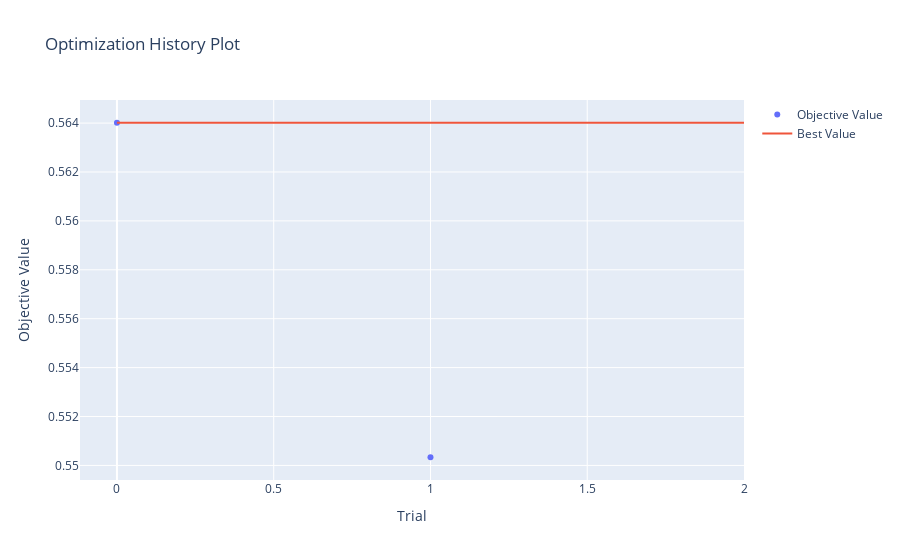
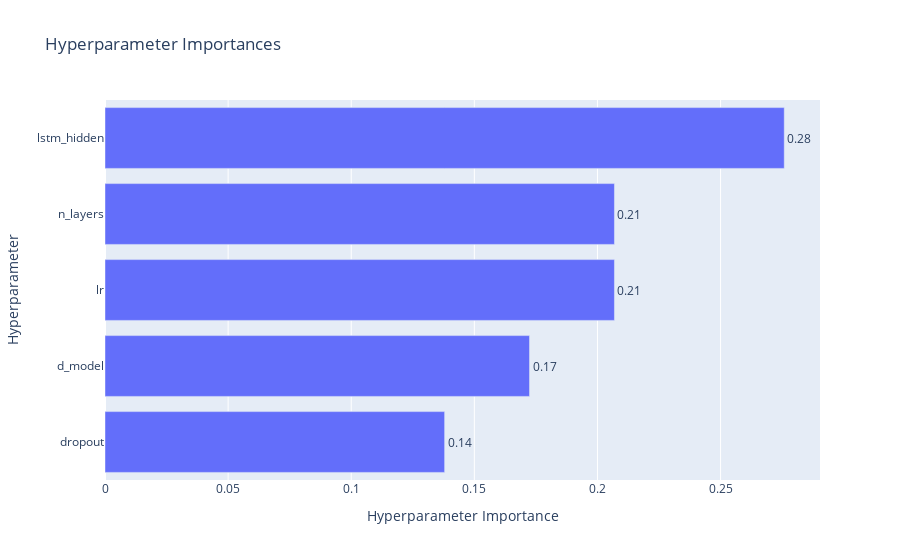
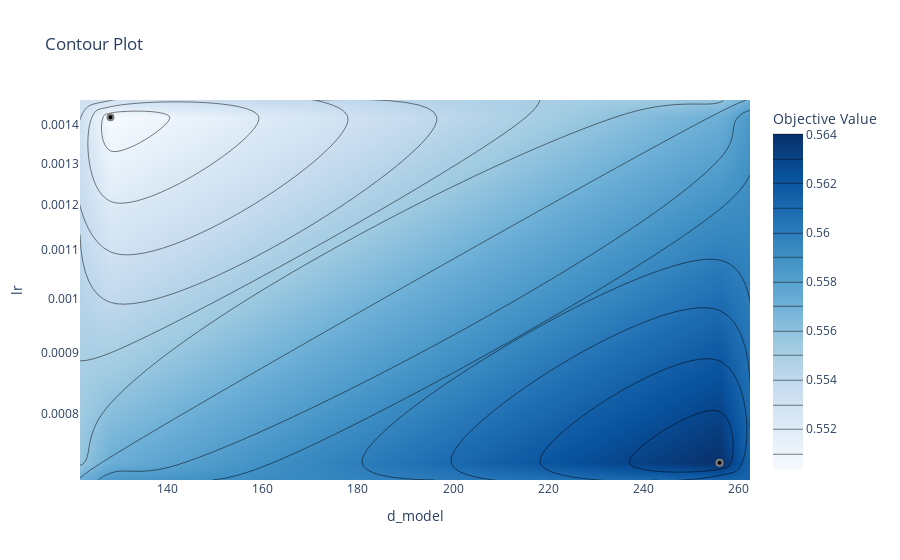

The cell these charts' notebook holds for them, in order:
### Markdown cell above
## Hyperparameter Tuning (Optuna) for Hybrid Model (Q8)

This cell uses the `Optuna` library to perform an automated hyperparameter search for the `CNN_BiLSTM_Transformer` model on the **Q8 task**.

* The `objective` function defines the search space (e.g., for `lr`, `d_model`, `lstm_hidden`). It trains a model using the **Q8 data loaders** for a few epochs and returns the validation accuracy.
* A `finally` block with `gc.collect()` and `torch.cuda.empty_cache()` is included to prevent CUDA memory errors between trials.
* `study.optimize` runs the search, and the best trial's parameters are printed at the end.

### Code cell
import optuna
import torch
import torch.nn as nn
import torch.optim as optim
from torch.amp import autocast, GradScaler
from tqdm.auto import tqdm
import math
import matplotlib.pyplot as plt
from IPython.display import clear_output
import sys
import torch.nn.functional as F
import gc # Import the garbage collector

# ===================================================================
# MODEL DEFINITIONS (Copied from your previous cell)
# ===================================================================

# (PositionalEncoding and CNN_BiLSTM_Transformer classes are assumed 
# to be defined in a previous cell, as in your example)

# ===========================================================
# OPTUNA SCRIPT (Q8)
# ===========================================================

MAX_EPOCHS_PER_TRIAL = 8 
N_TRIALS = 20

def objective(trial):
    """
    This is the main function that Optuna will call for each trial.
    It defines, trains, and validates one model with a set of hyperparameters.
    """
    
    # Initialize variables to None for the 'finally' block
    model_hybrid = None
    optimizer = None
    criterion = None
    scheduler = None
    scaler = None

    try:
        # --- 1. Define Hyperparameter Search Space ---
        lr = trial.suggest_float("lr", 1e-4, 5e-3, log=True)
        d_model = trial.suggest_categorical("d_model", [128, 192, 256])
        lstm_hidden = trial.suggest_categorical("lstm_hidden", [64, 128, 256])
        n_layers = trial.suggest_int("n_layers", 1, 3) # Transformer layers
        dropout = trial.suggest_float("dropout", 0.1, 0.3)
        
        n_heads = 8 
        if (lstm_hidden * 2) % n_heads != 0:
            raise optuna.TrialPruned(f"lstm_hidden*2 ({lstm_hidden*2}) not divisible by n_heads ({n_heads})")

        # --- 2. Create Model and Optimizer ---
        try:
            max_len = X_train_t.size(1)
        except NameError:
            print("Warning: 'X_train_t' not found. Defaulting max_len to 1632.", file=sys.stderr)
            max_len = 1632 

        # --- CHANGED FOR Q8 ---
        model_hybrid = CNN_BiLSTM_Transformer(
            vocab_size=AA_VOCAB_SIZE, 
            num_classes=Q8_NUM_CLASSES,    # <-- CHANGED
            pad_idx=aa_to_int['PAD'],  # <-- CHANGED (Input pad index is 0)
            d_model=d_model, 
            cnn_channels=128, 
            lstm_hidden=lstm_hidden, 
            n_heads=n_heads, 
            n_layers=n_layers, 
            d_ff=lstm_hidden * 2 * 4, 
            dropout=dropout, 
            max_len=max_len
        ).to(DEVICE)

        # --- CHANGED FOR Q8 ---
        # Use Q8_PAD_INDEX (8) for loss
        criterion = nn.CrossEntropyLoss(ignore_index=Q8_PAD_INDEX, label_smoothing=0.05)
        optimizer = torch.optim.AdamW(model_hybrid.parameters(), lr=lr, weight_decay=1e-3)
        
        ACCUM_STEPS, CLIP_NORM = 4, 1.0
        
        scheduler = torch.optim.lr_scheduler.OneCycleLR(
            optimizer, max_lr=lr, 
            steps_per_epoch=len(train_loader_q8), # <-- CHANGED
            epochs=MAX_EPOCHS_PER_TRIAL
        )
        scaler = GradScaler("cuda", enabled=torch.cuda.is_available())

        best_val_acc = 0.0

        # --- 3. Training & Validation Loop ---
        for epoch in range(MAX_EPOCHS_PER_TRIAL):
            model_hybrid.train()
            total_loss = 0.0
            
            # --- CHANGED FOR Q8 ---
            for step, (X, Y, L) in enumerate(train_loader_q8, 1):
                X, Y, L = X.to(DEVICE), Y.to(DEVICE), L.to(DEVICE)
                
                with autocast(device_type="cuda" if DEVICE.type == "cuda" else "cpu", enabled=torch.cuda.is_available()):
                    logits = model_hybrid(X, L)
                    loss = criterion(logits.transpose(1, 2), Y) / ACCUM_STEPS
                
                scaler.scale(loss).backward()

                if step % ACCUM_STEPS == 0 or step == len(train_loader_q8): # <-- CHANGED
                    scaler.unscale_(optimizer)
                    torch.nn.utils.clip_grad_norm_(model_hybrid.parameters(), CLIP_NORM)
                    scaler.step(optimizer)
                    scaler.update()
                    optimizer.zero_grad(set_to_none=True)
                    scheduler.step()

                total_loss += loss.item() * ACCUM_STEPS

            # --- Validation ---
            model_hybrid.eval()
            val_loss, correct, total = 0.0, 0, 0
            with torch.no_grad(), autocast(device_type="cuda" if DEVICE.type == "cuda" else "cpu", enabled=torch.cuda.is_available()):
                # --- CHANGED FOR Q8 ---
                for X, Y, L in val_loader_q8:
                    X, Y, L = X.to(DEVICE), Y.to(DEVICE), L.to(DEVICE)
                    logits = model_hybrid(X, L)
                    val_loss += criterion(logits.transpose(1, 2), Y).item()
                    preds = logits.argmax(dim=-1)
                    # --- CHANGED FOR Q8 ---
                    mask = (Y != Q8_PAD_INDEX) # (mask out 8)
                    correct += (preds[mask] == Y[mask]).sum().item()
                    total += mask.sum().item()

            avg_val_loss = val_loss / len(val_loader_q8) # <-- CHANGED
            val_acc = correct / total if total > 0 else 0
            
            if val_acc > best_val_acc:
                best_val_acc = val_acc

            trial.report(val_acc, epoch)
            
            if trial.should_prune():
                raise optuna.TrialPruned(f"Pruned at epoch {epoch+1}")

        return best_val_acc

    except optuna.TrialPruned as e:
        raise e
    except Exception as e:
        print(f"Trial failed with error: {e}", file=sys.stderr)
        return 0.0 # Return a bad score
    
    finally:
        # --- THIS IS THE FIX ---
        # Manually delete large objects and clear the GPU cache
        # This ensures memory is freed before the next trial starts.
        del model_hybrid, optimizer, criterion, scheduler, scaler
        gc.collect()
        if torch.cuda.is_available():
            torch.cuda.empty_cache()

# ===========================================================
# START THE HYPERPARAMETER STUDY (Q8)
# ===========================================================

# --- CHANGED FOR Q8 ---
print("Starting Optuna hyperparameter study (Q8)...") 
print(f"This will run {N_TRIALS} trials, each up to {MAX_EPOCHS_PER_TRIAL} epochs.")

pruner = optuna.pruners.MedianPruner(n_warmup_steps=2)
study = optuna.create_study(direction="maximize", pruner=pruner)

try:
    study.optimize(
        objective, 
        n_trials=N_TRIALS, 
        timeout=10200 # ~3 hour timeout
    )
except KeyboardInterrupt:
    print("Study interrupted by user.")


# ===========================================================
# SHOW RESULTS (Q8)
# ===========================================================

print("\nHyperparameter study complete!")

if len(study.trials) > 0:
    # --- CHANGED FOR Q8 ---
    print("\n--- Best Trial (Q8) ---")
    try:
        print(f"  Value (Max ValAcc): {study.best_value:.4f}")
        print("  Params: ")
        for key, value in study.best_params.items():
            print(f"    {key}: {value}")
    except ValueError:
        print("No trials completed successfully.")

    try:
        import plotly
        fig1 = optuna.visualization.plot_optimization_history(study)
        fig1.show()
        fig2 = optuna.visualization.plot_param_importances(study)
        fig2.show()
        
        plot_params = [param for param in ["lr", "d_model", "lstm_hidden", "n_layers", "dropout"] 
                       if param in study.best_params]
        
        if len(plot_params) >= 2:
            fig3 = optuna.visualization.plot_contour(study, params=plot_params[:2])
            fig3.show()

    except ImportError:
        print("\nInstall 'plotly' to see visualizations:")
        print("  pip install plotly")
    except (ValueError, RuntimeError) as e:
        print(f"\nCould not display visualizations: {e}")
else:
    print("No trials were completed. Please check for errors in the logs above.")

### Figure 1 — Plotly figure (JSON) as saved in the notebook; plotly's stock layout.template omitted (floating-point values rounded to 4 significant figures)
{"data": [{"mode": "markers", "name": "Objective Value", "type": "scatter", "x": [0, 1], "y": [0.564, 0.5503]}, {"mode": "lines", "name": "Best Value", "type": "scatter", "x": [0, 1, 2], "y": [0.564, 0.564, 0.564]}, {"marker": {"color": "#cccccc"}, "mode": "markers", "name": "Infeasible Trial", "showlegend": false, "type": "scatter", "x": [], "y": []}], "layout": {"title": {"text": "Optimization History Plot"}, "xaxis": {"title": {"text": "Trial"}}, "yaxis": {"title": {"text": "Objective Value"}}}}

### Figure 2 — Plotly figure (JSON) as saved in the notebook; plotly's stock layout.template omitted (floating-point values rounded to 4 significant figures)
{"data": [{"cliponaxis": false, "hovertemplate": ["dropout (FloatDistribution): 0.13793103448275862<extra></extra>", "d_model (CategoricalDistribution): 0.1724137931034483<extra></extra>", "lr (FloatDistribution): 0.20689655172413793<extra></extra>", "n_layers (IntDistribution): 0.20689655172413793<extra></extra>", "lstm_hidden (CategoricalDistribution): 0.27586206896551724<extra></extra>"], "name": "Objective Value", "orientation": "h", "text": ["0.14", "0.17", "0.21", "0.21", "0.28"], "textposition": "outside", "type": "bar", "x": [0.1379, 0.1724, 0.2069, 0.2069, 0.2759], "y": ["dropout", "d_model", "lr", "n_layers", "lstm_hidden"]}], "layout": {"title": {"text": "Hyperparameter Importances"}, "xaxis": {"title": {"text": "Hyperparameter Importance"}}, "yaxis": {"title": {"text": "Hyperparameter"}}}}

### Figure 3 — Plotly figure (JSON) as saved in the notebook; plotly's stock layout.template omitted (floating-point values rounded to 4 significant figures)
{"data": [{"colorbar": {"title": {"text": "Objective Value"}}, "colorscale": [[0, "rgb(247,251,255)"], [0.125, "rgb(222,235,247)"], [0.25, "rgb(198,219,239)"], [0.375, "rgb(158,202,225)"], [0.5, "rgb(107,174,214)"], [0.625, "rgb(66,146,198)"], [0.75, "rgb(33,113,181)"], [0.875, "rgb(8,81,156)"], [1, "rgb(8,48,107)"]], "connectgaps": true, "contours": {"coloring": "heatmap"}, "hoverinfo": "none", "line": {"smoothing": 1.3}, "reversescale": false, "type": "contour", "x": [121.6, 128, 256, 262.4], "y": [0.000703, 0.000727, 0.001422, 0.00147], "z": [[NaN, NaN, NaN, NaN], [NaN, NaN, 0.564, NaN], [NaN, 0.5503, NaN, NaN], [NaN, NaN, NaN, NaN]]}, {"marker": {"color": "black", "line": {"color": "Gray", "width": 2}}, "mode": "markers", "name": "Feasible Trial", "showlegend": false, "type": "scatter", "x": [256, 128], "y": [0.000727, 0.001422]}, {"marker": {"color": "#cccccc", "line": {"color": "Gray", "width": 2}}, "mode": "markers", "name": "Infeasible Trial", "showlegend": false, "type": "scatter", "x": [], "y": []}], "layout": {"title": {"text": "Contour Plot"}, "xaxis": {"range": [121.6, 262.4], "title": {"text": "d_model"}}, "yaxis": {"range": [-3.153, -2.833], "title": {"text": "lr"}, "type": "log"}}}
